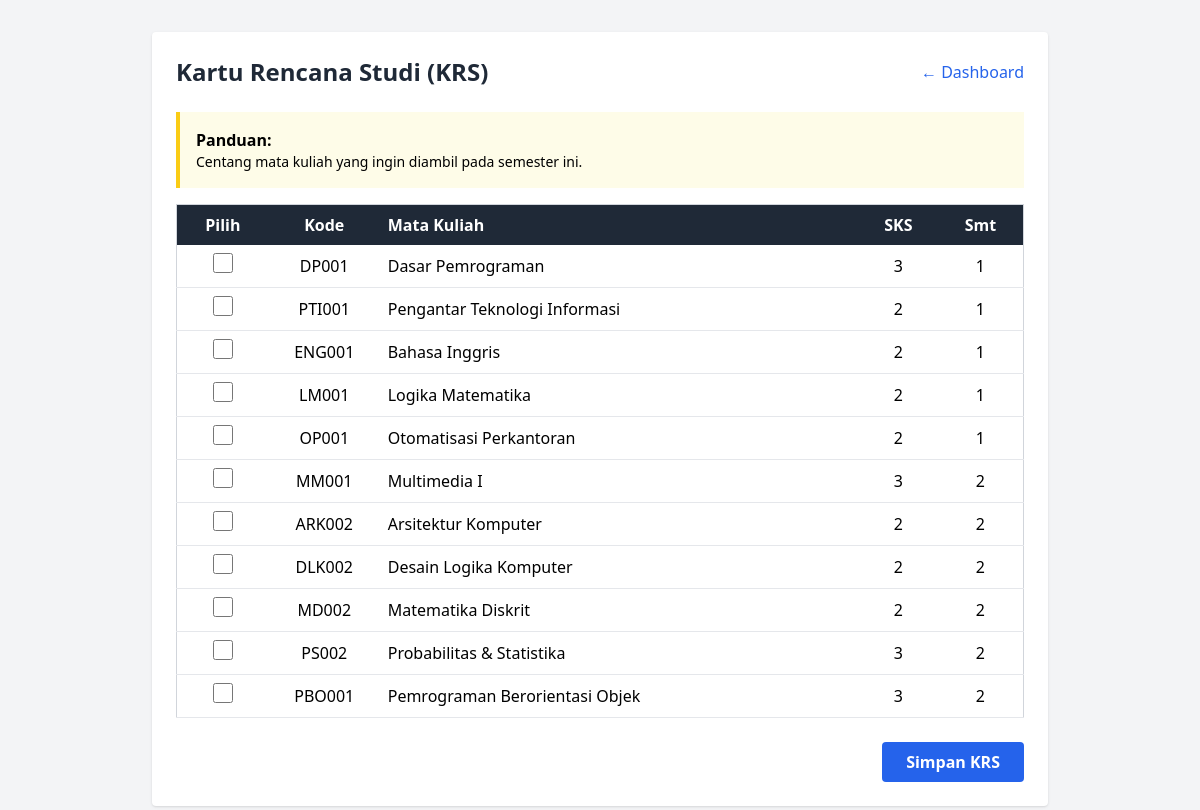
The page /mahasiswa_krs.php (signed in) on the database its author committed.
### tables this page shows
CREATE TABLE `mata_kuliah` (
  `id` int(11) NOT NULL,
  `kode_mk` varchar(10) NOT NULL,
  `nama_mk` varchar(150) NOT NULL,
  `sks` int(11) NOT NULL,
  `semester` int(11) NOT NULL,
  `prodi_id` int(11) DEFAULT NULL
);

### mahasiswa_krs.php (the view, shortened to what this page needs)
<?php
include 'backend/database.php';
$matkul = mysqli_query($koneksi, "SELECT * FROM mata_kuliah ORDER BY semester ASC");
?>
<!DOCTYPE html>
<html lang="id">
<head>
    <script src="https://cdn.tailwindcss.com"></script>
</head>
<body class="bg-gray-100 p-8">
    <div class="max-w-4xl mx-auto bg-white p-6 rounded shadow">
        <div class="flex justify-between items-center mb-6">
            <h2 class="text-2xl font-bold text-gray-800">Kartu Rencana Studi (KRS)</h2>
            <a href="dashboard_mahasiswa.php" class="text-blue-600 hover:underline">&larr; Dashboard</a>
        </div>
        <form method="POST">
            <div class="mb-4 bg-yellow-50 p-4 border-l-4 border-yellow-400">
                <p class="font-bold">Panduan:</p>
                <p class="text-sm">Centang mata kuliah yang ingin diambil pada semester ini.</p>
            </div>
            <table class="w-full border-collapse border border-gray-300">
                <thead class="bg-gray-800 text-white">
                    <tr>
                        <th class="p-2">Pilih</th>
                        <th class="p-2">Kode</th>
                        <th class="p-2 text-left">Mata Kuliah</th>
                        <th class="p-2">SKS</th>
                        <th class="p-2">Smt</th>
                    </tr>
                </thead>
                <tbody>
                    <?php while($row = mysqli_fetch_assoc($matkul)): ?>
                    <tr class="hover:bg-gray-50 border-b">
                        <td class="text-center p-2">
                            <input type="checkbox" name="mk[]" value="<?= $row['id']; ?>" class="w-5 h-5 text-blue-600">
                        </td>
                        <td class="text-center"><?= $row['kode_mk']; ?></td>
                        <td class="p-2"><?= $row['nama_mk']; ?></td>
                        <td class="text-center"><?= $row['sks']; ?></td>
                        <td class="text-center"><?= $row['semester']; ?></td>
                    </tr>
                    <?php endwhile; ?>
                </tbody>
            </table>
            <div class="mt-6 text-right">
                <button type="submit" class="bg-blue-600 text-white px-6 py-2 rounded hover:bg-blue-700 font-bold">
                    Simpan KRS
                </button>
            </div>
        </form>
    </div>
</body>
</html>

### rows shown on the page
mata_kuliah: kode_mk "DP001", nama_mk "Dasar Pemrograman", sks "3", semester "1"
mata_kuliah: kode_mk "PTI001", nama_mk "Pengantar Teknologi Informasi", sks "2", semester "1"
mata_kuliah: kode_mk "ENG001", nama_mk "Bahasa Inggris", sks "2", semester "1"
mata_kuliah: kode_mk "LM001", nama_mk "Logika Matematika", sks "2", semester "1"
mata_kuliah: kode_mk "OP001", nama_mk "Otomatisasi Perkantoran", sks "2", semester "1"
mata_kuliah: kode_mk "MM001", nama_mk "Multimedia I", sks "3", semester "2"
mata_kuliah: kode_mk "ARK002", nama_mk "Arsitektur Komputer", sks "2", semester "2"
mata_kuliah: kode_mk "DLK002", nama_mk "Desain Logika Komputer", sks "2", semester "2"
mata_kuliah: kode_mk "MD002", nama_mk "Matematika Diskrit", sks "2", semester "2"
mata_kuliah: kode_mk "PS002", nama_mk "Probabilitas & Statistika", sks "3", semester "2"
mata_kuliah: kode_mk "PBO001", nama_mk "Pemrograman Berorientasi Objek", sks "3", semester "2"
